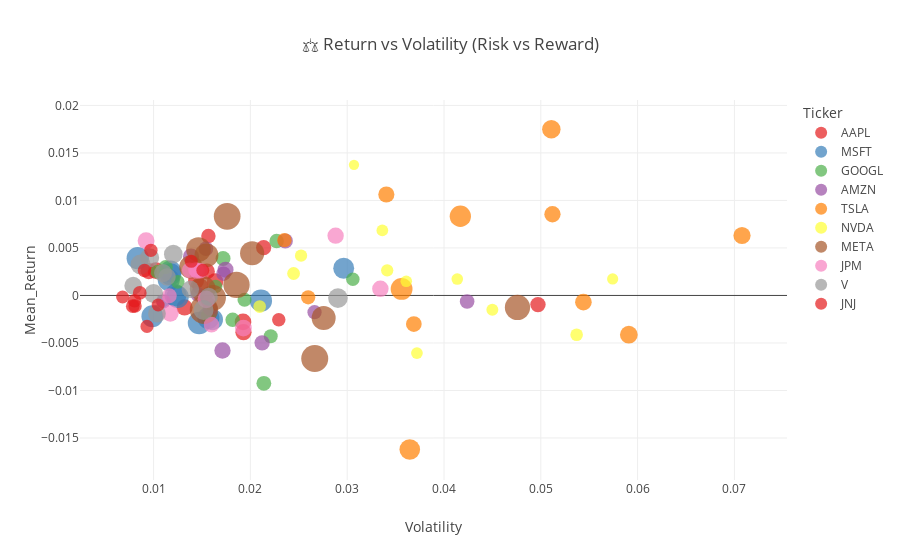

Here is the notebook cell this chart was saved with:
### Code cell
fig = px.scatter(
    df,
    x='Volatility',
    y='Mean_Return',
    color='Ticker',
    size='trend_ema_fast',
    hover_data=['Month'],
    title='⚖️ Return vs Volatility (Risk vs Reward)',
    color_discrete_sequence=px.colors.qualitative.Set1  # or 'Set2', 'Bold', etc.
)
fig.show()

### Figure 1 — Plotly figure (JSON) as saved in the notebook; plotly's stock layout.template omitted (floating-point values rounded to 4 significant figures)
{"data": [{"customdata": [["2024-05-01"], ["2024-06-01"], ["2024-07-01"], ["2024-08-01"], ["2024-09-01"], ["2024-10-01"], ["2024-11-01"], ["2024-12-01"], ["2025-01-01"], ["2025-02-01"], ["2025-03-01"], ["2025-04-01"]], "hovertemplate": "Ticker=AAPL<br>Volatility=%{x}<br>Mean_Return=%{y}<br>trend_ema_fast=%{marker.size}<br>Month=%{customdata[0]}<extra></extra>", "legendgroup": "AAPL", "marker": {"color": "rgb(228,26,28)", "size": [180.4, 199.5, 220.5, 219.6, 222.8, 228.2, 227.0, 243.3, 239.0, 236.0, 227.7, 204.9], "sizemode": "area", "sizeref": 1.727, "symbol": "circle"}, "mode": "markers", "name": "AAPL", "orientation": "v", "showlegend": true, "type": "scatter", "x": [0.01566, 0.02137, 0.01551, 0.01439, 0.01481, 0.0132, 0.009501, 0.01024, 0.01924, 0.01635, 0.01929, 0.04971], "xaxis": "x", "y": [0.006251, 0.005025, 0.002526, 0.001549, 0.0009701, -0.001259, 0.002567, 0.00261, -0.002785, 0.001473, -0.003861, -0.0009618], "yaxis": "y"}, {"customdata": [["2024-05-01"], ["2024-06-01"], ["2024-07-01"], ["2024-08-01"], ["2024-09-01"], ["2024-10-01"], ["2024-11-01"], ["2024-12-01"], ["2025-01-01"], ["2025-02-01"], ["2025-03-01"], ["2025-04-01"]], "hovertemplate": "Ticker=MSFT<br>Volatility=%{x}<br>Mean_Return=%{y}<br>trend_ema_fast=%{marker.size}<br>Month=%{customdata[0]}<extra></extra>", "legendgroup": "MSFT", "marker": {"color": "rgb(55,126,184)", "size": [409.6, 428.2, 445.3, 413.7, 418.0, 418.9, 417.1, 434.2, 427.7, 414.2, 391.6, 378.1], "sizemode": "area", "sizeref": 1.727, "symbol": "circle"}, "mode": "markers", "name": "MSFT", "orientation": "v", "showlegend": true, "type": "scatter", "x": [0.01174, 0.008363, 0.0147, 0.01226, 0.01156, 0.01566, 0.01174, 0.01248, 0.02109, 0.009875, 0.01607, 0.02964], "xaxis": "x", "y": [0.002529, 0.003928, -0.002897, 2.252e-05, 0.001618, -0.002366, 0.00223, -0.000146, -0.0005559, -0.002188, -0.002537, 0.002864], "yaxis": "y"}, {"customdata": [["2024-05-01"], ["2024-06-01"], ["2024-07-01"], ["2024-08-01"], ["2024-09-01"], ["2024-10-01"], ["2024-11-01"], ["2024-12-01"], ["2025-01-01"], ["2025-02-01"], ["2025-03-01"], ["2025-04-01"]], "hovertemplate": "Ticker=GOOGL<br>Volatility=%{x}<br>Mean_Return=%{y}<br>trend_ema_fast=%{marker.size}<br>Month=%{customdata[0]}<extra></extra>", "legendgroup": "GOOGL", "marker": {"color": "rgb(77,175,74)", "size": [167.9, 175.1, 181.4, 165.6, 158.4, 163.7, 172.2, 181.3, 193.3, 189.6, 169.4, 156.0], "sizemode": "area", "sizeref": 1.727, "symbol": "circle"}, "mode": "markers", "name": "GOOGL", "orientation": "v", "showlegend": true, "type": "scatter", "x": [0.01038, 0.01126, 0.01817, 0.0156, 0.01641, 0.01249, 0.01939, 0.02271, 0.01718, 0.02139, 0.0221, 0.03058], "xaxis": "x", "y": [0.002501, 0.002989, -0.002565, -0.002096, 0.0009464, 0.001433, -0.0004557, 0.005727, 0.003892, -0.009247, -0.004287, 0.001699], "yaxis": "y"}, {"customdata": [["2024-05-01"], ["2024-06-01"], ["2024-07-01"], ["2024-08-01"], ["2024-09-01"], ["2024-10-01"], ["2024-11-01"], ["2024-12-01"], ["2025-01-01"], ["2025-02-01"], ["2025-03-01"], ["2025-04-01"]], "hovertemplate": "Ticker=AMZN<br>Volatility=%{x}<br>Mean_Return=%{y}<br>trend_ema_fast=%{marker.size}<br>Month=%{customdata[0]}<extra></extra>", "legendgroup": "AMZN", "marker": {"color": "rgb(152,78,163)", "size": [183.5, 183.9, 191.3, 175.0, 181.2, 186.8, 200.2, 219.0, 225.5, 230.0, 204.0, 185.1], "sizemode": "area", "sizeref": 1.727, "symbol": "circle"}, "mode": "markers", "name": "AMZN", "orientation": "v", "showlegend": true, "type": "scatter", "x": [0.01101, 0.01541, 0.01584, 0.02662, 0.01723, 0.01456, 0.02361, 0.01744, 0.01387, 0.01712, 0.02121, 0.04239], "xaxis": "x", "y": [-0.0006284, 0.004913, -0.001378, -0.00176, 0.00229, 0.0001187, 0.005733, 0.002713, 0.004103, -0.005791, -0.004986, -0.0006396], "yaxis": "y"}, {"customdata": [["2024-05-01"], ["2024-06-01"], ["2024-07-01"], ["2024-08-01"], ["2024-09-01"], ["2024-10-01"], ["2024-11-01"], ["2024-12-01"], ["2025-01-01"], ["2025-02-01"], ["2025-03-01"], ["2025-04-01"]], "hovertemplate": "Ticker=TSLA<br>Volatility=%{x}<br>Mean_Return=%{y}<br>trend_ema_fast=%{marker.size}<br>Month=%{customdata[0]}<extra></extra>", "legendgroup": "TSLA", "marker": {"color": "rgb(255,127,0)", "size": [175.0, 179.2, 229.6, 214.0, 225.6, 239.0, 294.5, 391.5, 410.8, 366.9, 271.8, 256.0], "sizemode": "area", "sizeref": 1.727, "symbol": "circle"}, "mode": "markers", "name": "TSLA", "orientation": "v", "showlegend": true, "type": "scatter", "x": [0.02597, 0.02352, 0.0512, 0.03688, 0.03404, 0.0544, 0.05109, 0.04169, 0.03562, 0.03647, 0.0591, 0.07079], "xaxis": "x", "y": [-0.0001899, 0.005822, 0.008547, -0.003004, 0.01063, -0.0007068, 0.01748, 0.008334, 0.0006854, -0.01621, -0.004128, 0.006311], "yaxis": "y"}, {"customdata": [["2024-05-01"], ["2024-06-01"], ["2024-07-01"], ["2024-08-01"], ["2024-09-01"], ["2024-10-01"], ["2024-11-01"], ["2024-12-01"], ["2025-01-01"], ["2025-02-01"], ["2025-03-01"], ["2025-04-01"]], "hovertemplate": "Ticker=NVDA<br>Volatility=%{x}<br>Mean_Return=%{y}<br>trend_ema_fast=%{marker.size}<br>Month=%{customdata[0]}<extra></extra>", "legendgroup": "NVDA", "marker": {"color": "rgb(255,255,51)", "size": [91.5, 118.5, 124.0, 115.6, 115.9, 129.9, 141.7, 138.2, 137.3, 130.6, 118.9, 107.5], "sizemode": "area", "sizeref": 1.727, "symbol": "circle"}, "mode": "markers", "name": "NVDA", "orientation": "v", "showlegend": true, "type": "scatter", "x": [0.0307, 0.03363, 0.045, 0.04137, 0.0361, 0.02523, 0.02446, 0.02096, 0.0537, 0.03413, 0.0372, 0.05742], "xaxis": "x", "y": [0.01375, 0.006844, -0.001512, 0.001726, 0.00149, 0.004189, 0.002312, -0.001172, -0.004133, 0.002647, -0.006068, 0.001738], "yaxis": "y"}, {"customdata": [["2024-05-01"], ["2024-06-01"], ["2024-07-01"], ["2024-08-01"], ["2024-09-01"], ["2024-10-01"], ["2024-11-01"], ["2024-12-01"], ["2025-01-01"], ["2025-02-01"], ["2025-03-01"], ["2025-04-01"]], "hovertemplate": "Ticker=META<br>Volatility=%{x}<br>Mean_Return=%{y}<br>trend_ema_fast=%{marker.size}<br>Month=%{customdata[0]}<extra></extra>", "legendgroup": "META", "marker": {"color": "rgb(166,86,40)", "size": [465.2, 489.2, 498.2, 503.5, 526.4, 574.8, 572.5, 599.7, 616.0, 690.6, 630.1, 550.1], "sizemode": "area", "sizeref": 1.727, "symbol": "circle"}, "mode": "markers", "name": "META", "orientation": "v", "showlegend": true, "type": "scatter", "x": [0.01385, 0.01546, 0.02757, 0.02018, 0.01464, 0.01614, 0.01507, 0.01857, 0.0176, 0.0152, 0.02665, 0.04759], "xaxis": "x", "y": [0.003001, 0.004229, -0.002361, 0.004446, 0.004839, -0.000245, 0.0006986, 0.001121, 0.00833, -0.001516, -0.006633, -0.001264], "yaxis": "y"}, {"customdata": [["2024-05-01"], ["2024-06-01"], ["2024-07-01"], ["2024-08-01"], ["2024-09-01"], ["2024-10-01"], ["2024-11-01"], ["2024-12-01"], ["2025-01-01"], ["2025-02-01"], ["2025-03-01"], ["2025-04-01"]], "hovertemplate": "Ticker=JPM<br>Volatility=%{x}<br>Mean_Return=%{y}<br>trend_ema_fast=%{marker.size}<br>Month=%{customdata[0]}<extra></extra>", "legendgroup": "JPM", "marker": {"color": "rgb(247,129,191)", "size": [191.3, 193.3, 202.4, 206.0, 209.4, 213.0, 231.7, 239.7, 246.9, 267.1, 245.6, 234.6], "sizemode": "area", "sizeref": 1.727, "symbol": "circle"}, "mode": "markers", "name": "JPM", "orientation": "v", "showlegend": true, "type": "scatter", "x": [0.01434, 0.01162, 0.01371, 0.01481, 0.01598, 0.01448, 0.0288, 0.01173, 0.009224, 0.01545, 0.01928, 0.03343], "xaxis": "x", "y": [0.002703, -3.199e-05, 0.002653, 0.002603, -0.003072, 0.00259, 0.006293, -0.00188, 0.005761, -0.00041, -0.003431, 0.0006963], "yaxis": "y"}, {"customdata": [["2024-05-01"], ["2024-06-01"], ["2024-07-01"], ["2024-08-01"], ["2024-09-01"], ["2024-10-01"], ["2024-11-01"], ["2024-12-01"], ["2025-01-01"], ["2025-02-01"], ["2025-03-01"], ["2025-04-01"]], "hovertemplate": "Ticker=V<br>Volatility=%{x}<br>Mean_Return=%{y}<br>trend_ema_fast=%{marker.size}<br>Month=%{customdata[0]}<extra></extra>", "legendgroup": "V", "marker": {"color": "rgb(153,153,153)", "size": [272.5, 271.6, 265.0, 262.1, 278.0, 278.9, 299.2, 312.1, 316.9, 344.3, 343.9, 333.3], "sizemode": "area", "sizeref": 1.727, "symbol": "circle"}, "mode": "markers", "name": "V", "orientation": "v", "showlegend": true, "type": "scatter", "x": [0.007895, 0.01035, 0.0138, 0.01139, 0.01571, 0.01098, 0.01204, 0.01, 0.009585, 0.008654, 0.01516, 0.02904], "xaxis": "x", "y": [0.001025, -0.001913, 0.0006426, 0.00195, -0.0001377, 0.002354, 0.004345, 0.0001928, 0.003969, 0.003254, -0.001525, -0.0002767], "yaxis": "y"}, {"customdata": [["2024-05-01"], ["2024-06-01"], ["2024-07-01"], ["2024-08-01"], ["2024-09-01"], ["2024-10-01"], ["2024-11-01"], ["2024-12-01"], ["2025-01-01"], ["2025-02-01"], ["2025-03-01"], ["2025-04-01"]], "hovertemplate": "Ticker=JNJ<br>Volatility=%{x}<br>Mean_Return=%{y}<br>trend_ema_fast=%{marker.size}<br>Month=%{customdata[0]}<extra></extra>", "legendgroup": "JNJ", "marker": {"color": "rgb(228,26,28)", "size": [145.2, 143.6, 146.6, 156.1, 161.8, 159.7, 154.7, 148.2, 144.7, 153.7, 163.5, 156.4], "sizemode": "area", "sizeref": 1.727, "symbol": "circle"}, "mode": "markers", "name": "JNJ", "orientation": "v", "showlegend": true, "type": "scatter", "x": [0.01047, 0.006795, 0.01389, 0.009057, 0.007849, 0.008034, 0.008087, 0.009318, 0.01508, 0.009723, 0.00857, 0.02293], "xaxis": "x", "y": [-0.001006, -0.0001614, 0.003595, 0.002636, -0.001129, -0.0005632, -0.001109, -0.003257, 0.002648, 0.004749, 0.0002711, -0.002557], "yaxis": "y"}], "layout": {"legend": {"itemsizing": "constant", "title": {"text": "Ticker"}, "tracegroupgap": 0}, "title": {"text": "⚖️ Return vs Volatility (Risk vs Reward)"}, "xaxis": {"anchor": "y", "domain": [0, 1], "title": {"text": "Volatility"}}, "yaxis": {"anchor": "x", "domain": [0, 1], "title": {"text": "Mean_Return"}}}}
